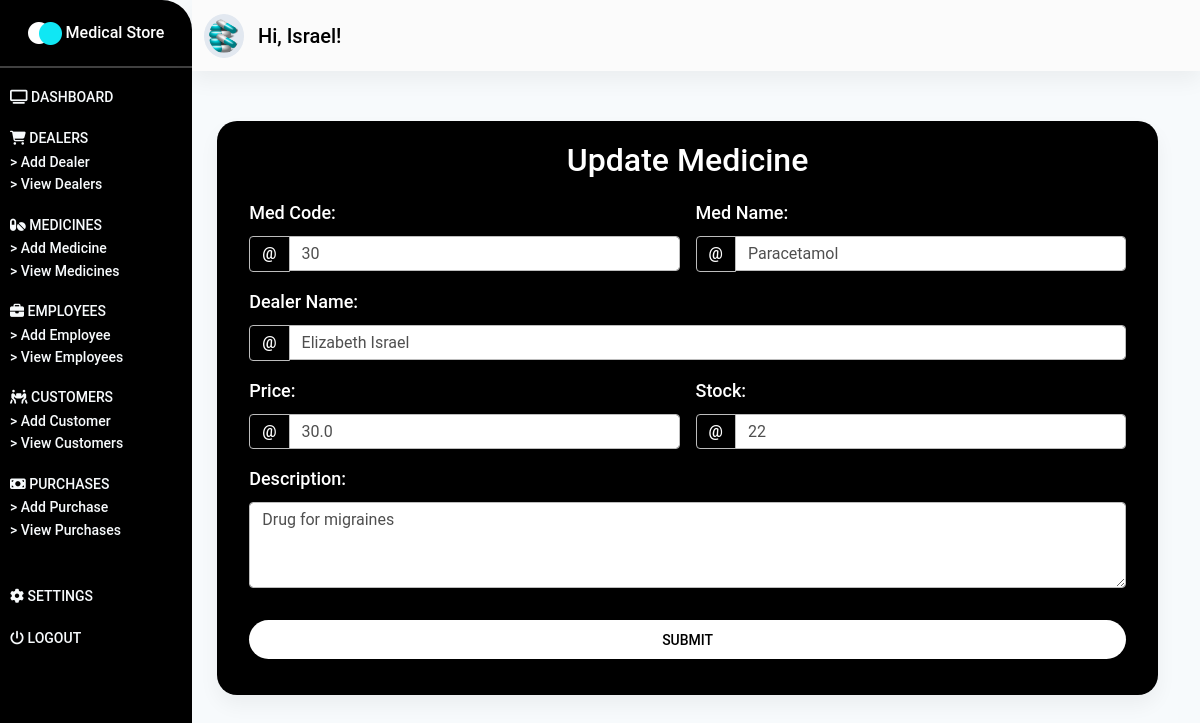
The app's page /medicines/update-medicine/1/ (signed in) with its own data.
### store/models.py (models this page shows, shortened)
class Medicine(models.Model):
    med_code = models.IntegerField()
    med_name = models.CharField(max_length=50)
    dealer_name = models.ForeignKey(Dealer, on_delete=models.CASCADE)
    price = models.FloatField()
    stock = models.IntegerField()
    description = models.TextField()

### store/views.py (the view, shortened to what this page needs)
# urls.py: path('medicines/update-medicine/<int:pk>/', update_medicine, name="update-medicine"),
@login_required(login_url="/login/")
def update_medicine(request, pk):
    medicine = Medicine.objects.get(id=pk)
    form = UpdateMedicineForm(instance=medicine)
    context = {
        "form": form,
    }
    return render(request, "store/update-medicine.html", context)

### store/models.py (called while the page is built)
    def __str__(self):
        return f"{self.fname} {self.lname}"

### store/templates/store/update-medicine.html (shortened to what this page needs)
{% extends 'store/base.html' %}
{% load static %}
{% block content %}
    <section id="dashboard_section" class="dashboard_section">
        {% include "store/_dashboard-bar.html" %}
        <div class="container-fluid">
            <div class="add_dealer">
                <div class="medicine__card card">
                    <p class="h2">
                        Update Medicine
                    </p>
                    <div class="add__dealer__form">
                        <div class="container">
                            <form class="row g-3 needs-validation" method="POST">
                                <div class="col-md-6">
                                    <label for="validationCustomMedCode" class="form-label">
                                        Med Code:
                                    </label>
                                    <div class="input-group">
                                        <span class="input-group-text" id="inputGroupPrepend">@</span>
                                        {{ form.med_code }}
                                    </div>
                                </div>
                                <div class="col-md-6">
                                    <label for="validationCustomMedName" class="form-label">
                                        Med Name:
                                    </label>
                                    <div class="input-group">
                                        <span class="input-group-text" id="inputGroupPrepend">@</span>
                                        {{ form.med_name }}
                                    </div>
                                </div>
                                <div class="col-md-12">
                                    <label for="validationCustomDealerName" class="form-label">
                                        Dealer Name:
                                    </label>
                                    <div class="input-group">
                                        <span class="input-group-text" id="inputGroupPrepend">@</span>
                                        {{ form.dealer_name }}
                                    </div>
                                </div>
                                <div class="col-md-6">
                                    <label for="validationCustomPrice" class="form-label">
                                        Price:
                                    </label>
                                    <div class="input-group">
                                        <span class="input-group-text" id="inputGroupPrepend">@</span>
                                        {{ form.price }}
                                    </div>
                                </div>
                                <div class="col-md-6">
                                    <label for="validationCustomStock" class="form-label">
                                        Stock:
                                    </label>
                                    <div class="input-group">
                                        <span class="input-group-text" id="inputGroupPrepend">@</span>
                                        {{ form.stock }}
                                    </div>
                                </div>
                                <div class="col-md-12">
                                    <div class="form-group">
                                        <label for="validationAddress" class="form-label">
                                            Description:
                                        </label>
                                        {{ form.description }}
                                    </div>
                                </div>
                                <div class="col-12 pt-3">
                                    <div class="col-12 pb-3">
                                        <button class="btn btn-block login-button" type="submit">
                                            Submit
                                        </button>
                                    </div>
                                </div>
                            </form>
                        </div>
                    </div>
                </div>
            </div>
        </div>
    </section>
{% endblock content %}

### store/static/css/styles.css (style rules this page uses)
* { margin: 0%; padding: 0%; box-sizing: border-box; }
label.form-label { color: #fff !important; font-size: 18px; font-weight: 550; }
span.input-group-text { color: #fff !important; font-weight: 550; }
button.login-button { background-color: #fff; border-radius: 20px; font-size: 14px; font-weight: 550; color: #000 !important; }
section.dashboard_section { --bg-opacity: 1; background-color: #f7fafc; background-size: contain; }
div.add_dealer { margin-top: 50px; padding-bottom: 50px; }
div.dealer__card, div.medicine__card, div.employee__card, div.customer__card, div.purchase__card, div.confirm__card { padding: 20px; background-color: #000; width: 80%; margin: auto; margin-right: 30px; border-radius: 20px; }
div.dealer__card p.h2, div.medicine__card p.h2, div.employee__card p.h2, div.customer__card p.h2, div.purchase__card p.h2, div.confirm__card p.h2 { text-align: center; color: #fff; margin-bottom: 20px; font-weight: 550; }

### records on screen
Medicine: med_code "30", med_name "Paracetamol", dealer_name "Elizabeth Israel", price "30.0", stock "22", description "Drug for migraines"
